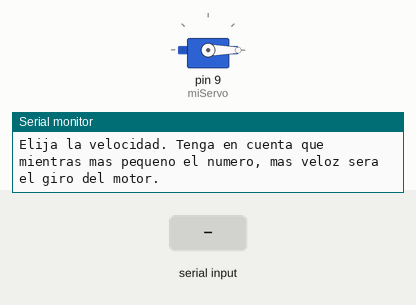
Bench run of a sketch on a simulated Arduino Uno, built with avr-gcc and run on an emulated ATmega328P. On the bench: servo, the last lines printed to the serial monitor. The test bench sets the inputs (shaded band).

Above: at 1.2 s.
1.3 s: "90,45\n" received over Serial
At 3.21 s:
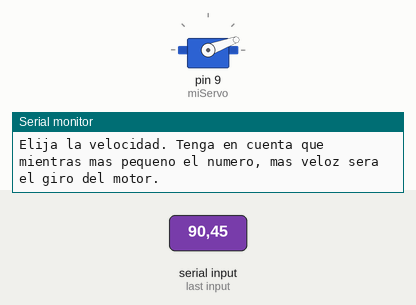
At 5.02 s:
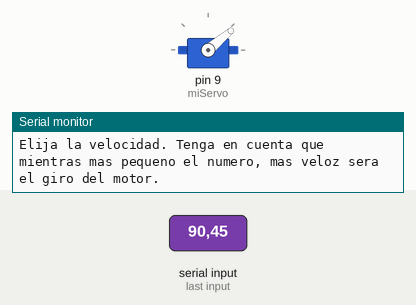
Timing chart, 0 to 19.3 s (numbered marks = the images above; inputs shaded):
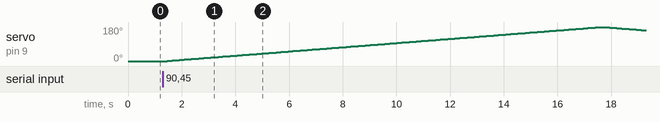

The sketch:

Control_velocidad_servo.ino
```cpp
#include <Servo.h>

Servo miServo;

void setup() {
  miServo.attach(9); // Pin 9
  Serial.begin(9600); // Iniciar comunicación serial a 9600 baudios
  miServo.write(0);
}

void loop() {
Serial.println("Elija la velocidad. Tenga en cuenta que mientras mas pequeno el numero, mas veloz sera el giro del motor.");
int opcion = Serial.parseInt(); // Se selecciona la velocidad con la que se movera el servo. Mientras más bajo el número, más rapido.
while (Serial.available() == 0) {
    // Esperar hasta que haya datos en el puerto serial
  }
motor(opcion);

}


void motor(int velocidad){
  int posicion = 0;
  for (posicion = 0; posicion <= 180 ; posicion++){
    miServo.write(posicion);
    delay(velocidad);
  }

  for (posicion = 180; posicion >= 0 ; posicion--){
    miServo.write(posicion);
    delay(velocidad);
  }
}
```

Measured:
- after the input at 1.3 s, servo on pin 9 (miServo): rises from 0° to 180° in 16.1 s, then falls to 162° in 1.7 s
